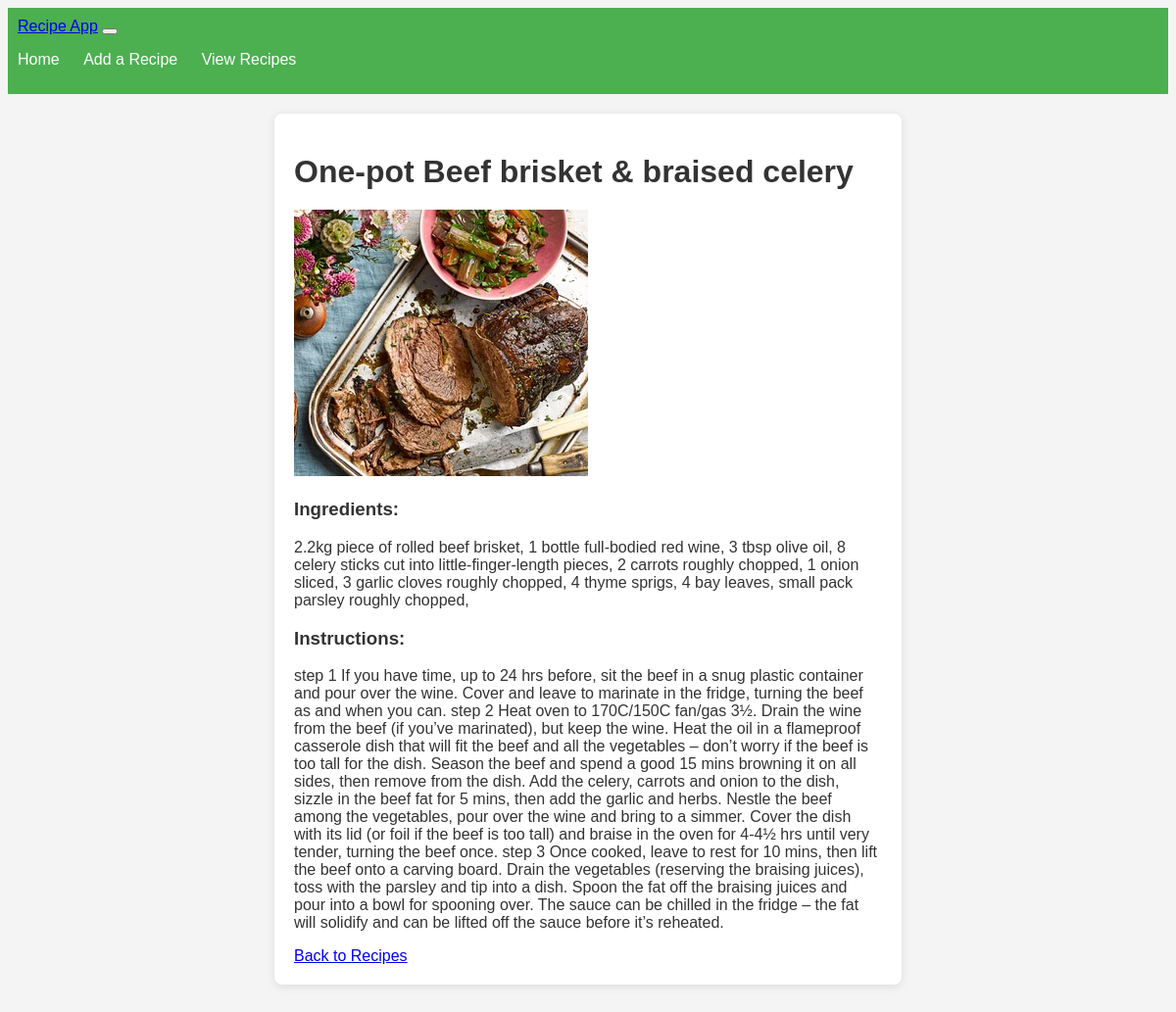
/recipe/3, run on the app's committed database.
### app.py (models this page shows)
class Recipe(db.Model):
    id = db.Column(db.Integer, primary_key=True)
    title = db.Column(db.String(100), nullable=False)
    ingredients = db.Column(db.Text, nullable=False)
    instructions = db.Column(db.Text, nullable=False)
    image_filename = db.Column(db.String(100), nullable=True)  # Store image filename

### app.py (the view)
@app.route('/recipe/<int:recipe_id>')
def recipe_detail(recipe_id):
    recipe = Recipe.query.get_or_404(recipe_id)  # Fetch the recipe by ID or return a 404 error
    return render_template('recipe_detail.html', recipe=recipe)

### templates/recipe_detail.html (shortened to what this page needs)
{% extends 'base.html' %}
{% block content %}
<div class="container mt-4">
    <h1>{{ recipe.title }}</h1>
    {% if recipe.image_filename %}
        <img src="{{ url_for('static', filename='uploads/' + recipe.image_filename) }}" alt="{{ recipe.title }}" class="img-fluid" style="max-height: 400px; object-fit: cover;">
    {% endif %}
    <h3>Ingredients:</h3>
    <p>{{ recipe.ingredients }}</p>
    <h3>Instructions:</h3>
    <p>{{ recipe.instructions }}</p>
    <a href="{{ url_for('view_recipes') }}" class="btn btn-secondary">Back to Recipes</a>
</div>
{% endblock %}

### Static/css/styles.css (style rules this page uses)
body { font-family: Arial, sans-serif; background-color: #f4f4f4; color: #333; }
.container { max-width: 600px; margin: auto; padding: 20px; background-color: #ffffff; border-radius: 8px; box-shadow: 0 2px 10px rgba(0, 0, 0, 0.1); }
h1 { margin-bottom: 20px; }
.btn { margin-top: 10px; }

### data on the page
Recipe: title "One-pot Beef brisket & braised celery", image_filename (picture), ingredients "2.2kg piece of rolled beef brisket, 1 bottle full-bodied red wine, 3 tbsp olive oil, 8 celery sticks cut into little-finger-length pieces, 2 carrots roughly chopped, 1 onion sliced, 3 garlic cloves roughly chopped, 4 thyme sprigs, 4 bay leaves, small pack parsley roughly chopped,", instructions "step 1 If you have time, up to 24 hrs before, sit the beef in a snug plastic container and pour over the wine. Cover and leave to marinate in the fridge, turning the beef as and when you can. step 2 Heat oven to 170C/150C fan/gas 3½. Drain the wine from the beef (if you’ve marinated), but keep the wine. Heat the oil in a flameproof casserole dish that will fit the beef and all the vegetables – don’t worry if the beef is too tall for the dish. Season the beef and spend a good 15 mins browning it on all sides, then remove from the dish. Add the celery, carrots and onion to the dish, sizzle in the beef fat for 5 mins, then add the garlic and herbs. Nestle the beef among the vegetables, pour…"
